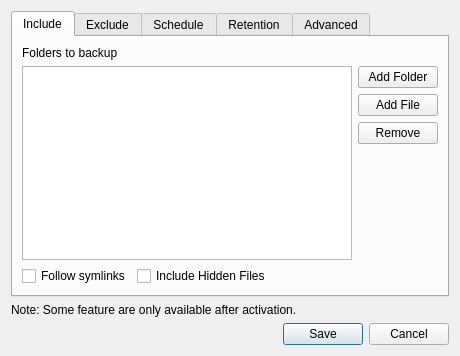
<?xml version="1.0" encoding="UTF-8"?>
<ui version="4.0">
 <class>BackupSettingsDialog</class>
 <widget class="QDialog" name="BackupSettingsDialog">
  <property name="geometry">
   <rect>
    <x>0</x>
    <y>0</y>
    <width>460</width>
    <height>356</height>
   </rect>
  </property>
  <property name="windowTitle">
   <string>Backup Settings</string>
  </property>
  <layout class="QVBoxLayout" name="verticalLayout">
   <item>
    <widget class="QTabWidget" name="tabWidget">
     <property name="currentIndex">
      <number>0</number>
     </property>
     <widget class="QWidget" name="tabWidgetPage1">
      <attribute name="title">
       <string>Include</string>
      </attribute>
      <layout class="QVBoxLayout" name="verticalLayout_2">
       <item>
        <layout class="QHBoxLayout" name="horizontalLayout">
         <item>
          <widget class="QLabel" name="label">
           <property name="text">
            <string>Folders to backup</string>
           </property>
          </widget>
         </item>
        </layout>
       </item>
       <item>
        <layout class="QHBoxLayout" name="horizontalLayout_5">
         <item>
          <widget class="QListWidget" name="paths_list_widget"/>
         </item>
         <item>
          <layout class="QVBoxLayout" name="verticalLayout_7">
           <item>
            <widget class="QPushButton" name="add_button">
             <property name="text">
              <string>Add Folder</string>
             </property>
            </widget>
           </item>
           <item>
            <widget class="QPushButton" name="add_file_button">
             <property name="text">
              <string>Add File</string>
             </property>
            </widget>
           </item>
           <item>
            <widget class="QPushButton" name="remove_button">
             <property name="text">
              <string>Remove</string>
             </property>
            </widget>
           </item>
           <item>
            <spacer name="verticalSpacer_3">
             <property name="orientation">
              <enum>Qt::Vertical</enum>
             </property>
             <property name="sizeHint" stdset="0">
              <size>
               <width>20</width>
               <height>40</height>
              </size>
             </property>
            </spacer>
           </item>
          </layout>
         </item>
        </layout>
       </item>
       <item>
        <layout class="QHBoxLayout" name="horizontalLayout_17">
         <item>
          <widget class="QCheckBox" name="follow_symlinks_checkbox">
           <property name="text">
            <string>Follow symlinks</string>
           </property>
          </widget>
         </item>
         <item>
          <widget class="QCheckBox" name="include_hidden_checkbox">
           <property name="text">
            <string>Include Hidden Files</string>
           </property>
          </widget>
         </item>
         <item>
          <spacer name="horizontalSpacer_2">
           <property name="orientation">
            <enum>Qt::Horizontal</enum>
           </property>
           <property name="sizeHint" stdset="0">
            <size>
             <width>40</width>
             <height>20</height>
            </size>
           </property>
          </spacer>
         </item>
        </layout>
       </item>
      </layout>
     </widget>
     <widget class="QWidget" name="tabWidgetPage2">
      <attribute name="title">
       <string>Exclude</string>
      </attribute>
      <layout class="QVBoxLayout" name="verticalLayout_3">
       <item>
        <layout class="QHBoxLayout" name="horizontalLayout_4">
         <item>
          <widget class="QLabel" name="label_4">
           <property name="text">
            <string>Exclude Rules</string>
           </property>
          </widget>
         </item>
        </layout>
       </item>
       <item>
        <layout class="QHBoxLayout" name="horizontalLayout_9">
         <item>
          <widget class="QListWidget" name="exclude_rules_list_widget"/>
         </item>
         <item>
          <layout class="QVBoxLayout" name="verticalLayout_9">
           <item>
            <widget class="QPushButton" name="add_exclude_rule">
             <property name="text">
              <string>Add</string>
             </property>
            </widget>
           </item>
           <item>
            <widget class="QPushButton" name="remove_exclude_rule">
             <property name="text">
              <string>Remove</string>
             </property>
            </widget>
           </item>
           <item>
            <spacer name="verticalSpacer_4">
             <property name="orientation">
              <enum>Qt::Vertical</enum>
             </property>
             <property name="sizeHint" stdset="0">
              <size>
               <width>20</width>
               <height>40</height>
              </size>
             </property>
            </spacer>
           </item>
          </layout>
         </item>
        </layout>
       </item>
      </layout>
     </widget>
     <widget class="QWidget" name="tabWidgetPage3">
      <attribute name="title">
       <string>Schedule</string>
      </attribute>
      <layout class="QVBoxLayout" name="verticalLayout_4">
       <item>
        <layout class="QHBoxLayout" name="horizontalLayout_2">
         <item>
          <widget class="QRadioButton" name="manual_radio_button">
           <property name="minimumSize">
            <size>
             <width>0</width>
             <height>0</height>
            </size>
           </property>
           <property name="maximumSize">
            <size>
             <width>16777215</width>
             <height>16777215</height>
            </size>
           </property>
           <property name="text">
            <string>Backup manually</string>
           </property>
           <property name="checked">
            <bool>true</bool>
           </property>
          </widget>
         </item>
        </layout>
       </item>
       <item>
        <layout class="QHBoxLayout" name="horizontalLayout_3">
         <item>
          <widget class="QRadioButton" name="backup_every_radio_button">
           <property name="text">
            <string>Backup every</string>
           </property>
          </widget>
         </item>
         <item>
          <widget class="QSpinBox" name="hourly_spinbox">
           <property name="minimum">
            <number>1</number>
           </property>
           <property name="maximum">
            <number>99</number>
           </property>
          </widget>
         </item>
         <item>
          <widget class="QLabel" name="label_2">
           <property name="text">
            <string>hours at</string>
           </property>
          </widget>
         </item>
         <item>
          <widget class="QSpinBox" name="mins_spinbox">
           <property name="maximum">
            <number>59</number>
           </property>
          </widget>
         </item>
         <item>
          <widget class="QLabel" name="label_3">
           <property name="text">
            <string>mins past the hour</string>
           </property>
          </widget>
         </item>
         <item>
          <spacer name="horizontalSpacer">
           <property name="orientation">
            <enum>Qt::Horizontal</enum>
           </property>
           <property name="sizeHint" stdset="0">
            <size>
             <width>40</width>
             <height>20</height>
            </size>
           </property>
          </spacer>
         </item>
        </layout>
       </item>
       <item>
        <layout class="QHBoxLayout" name="horizontalLayout_10">
         <item>
          <widget class="QRadioButton" name="daily_radio_button">
           <property name="minimumSize">
            <size>
             <width>0</width>
             <height>0</height>
            </size>
           </property>
           <property name="maximumSize">
            <size>
             <width>16777215</width>
             <height>16777215</height>
            </size>
           </property>
           <property name="text">
            <string>Backup daily at</string>
           </property>
          </widget>
         </item>
         <item>
          <widget class="QTimeEdit" name="schedule_time_edit"/>
         </item>
         <item>
          <spacer name="horizontalSpacer_5">
           <property name="orientation">
            <enum>Qt::Horizontal</enum>
           </property>
           <property name="sizeHint" stdset="0">
            <size>
             <width>40</width>
             <height>20</height>
            </size>
           </property>
          </spacer>
         </item>
        </layout>
       </item>
       <item>
        <layout class="QHBoxLayout" name="horizontalLayout_6">
         <item>
          <widget class="QCheckBox" name="mon_checkbox">
           <property name="text">
            <string>Mon</string>
           </property>
           <property name="checked">
            <bool>false</bool>
           </property>
          </widget>
         </item>
         <item>
          <widget class="QCheckBox" name="tue_checkbox">
           <property name="text">
            <string>Tue</string>
           </property>
           <property name="checked">
            <bool>false</bool>
           </property>
          </widget>
         </item>
         <item>
          <widget class="QCheckBox" name="wed_checkbox">
           <property name="text">
            <string>Wed</string>
           </property>
           <property name="checked">
            <bool>false</bool>
           </property>
          </widget>
         </item>
         <item>
          <widget class="QCheckBox" name="thu_checkbox">
           <property name="text">
            <string>Thu</string>
           </property>
           <property name="checked">
            <bool>false</bool>
           </property>
          </widget>
         </item>
         <item>
          <widget class="QCheckBox" name="fri_checkbox">
           <property name="text">
            <string>Fri</string>
           </property>
           <property name="checked">
            <bool>false</bool>
           </property>
          </widget>
         </item>
         <item>
          <widget class="QCheckBox" name="sat_checkbox">
           <property name="text">
            <string>Sat</string>
           </property>
           <property name="checked">
            <bool>false</bool>
           </property>
          </widget>
         </item>
         <item>
          <widget class="QCheckBox" name="sun_checkbox">
           <property name="text">
            <string>Sun</string>
           </property>
           <property name="checked">
            <bool>false</bool>
           </property>
          </widget>
         </item>
         <item>
          <spacer name="horizontalSpacer_6">
           <property name="orientation">
            <enum>Qt::Horizontal</enum>
           </property>
           <property name="sizeHint" stdset="0">
            <size>
             <width>40</width>
             <height>20</height>
            </size>
           </property>
          </spacer>
         </item>
        </layout>
       </item>
       <item>
        <spacer name="verticalSpacer">
         <property name="orientation">
          <enum>Qt::Vertical</enum>
         </property>
         <property name="sizeHint" stdset="0">
          <size>
           <width>20</width>
           <height>40</height>
          </size>
         </property>
        </spacer>
       </item>
      </layout>
     </widget>
     <widget class="QWidget" name="tabWidgetPage4">
      <attribute name="title">
       <string>Retention</string>
      </attribute>
      <layout class="QVBoxLayout" name="verticalLayout_5">
       <item>
        <widget class="QRadioButton" name="forever_radio_button">
         <property name="minimumSize">
          <size>
           <width>0</width>
           <height>0</height>
          </size>
         </property>
         <property name="maximumSize">
          <size>
           <width>16777215</width>
           <height>16777215</height>
          </size>
         </property>
         <property name="text">
          <string>Retain forever</string>
         </property>
         <property name="checked">
          <bool>true</bool>
         </property>
        </widget>
       </item>
       <item>
        <layout class="QHBoxLayout" name="horizontalLayout_11">
         <item>
          <widget class="QRadioButton" name="keep_last_radio_button">
           <property name="minimumSize">
            <size>
             <width>0</width>
             <height>0</height>
            </size>
           </property>
           <property name="maximumSize">
            <size>
             <width>16777215</width>
             <height>16777215</height>
            </size>
           </property>
           <property name="toolTip">
            <string>&lt;html&gt;&lt;head/&gt;&lt;body&gt;&lt;p&gt;Delete previous versions that are older than the specified number of days.&lt;/p&gt;&lt;/body&gt;&lt;/html&gt;</string>
           </property>
           <property name="text">
            <string>Keep last (days): </string>
           </property>
          </widget>
         </item>
         <item>
          <widget class="QSpinBox" name="days_spin_box">
           <property name="maximum">
            <number>1000</number>
           </property>
          </widget>
         </item>
         <item>
          <spacer name="horizontalSpacer_7">
           <property name="orientation">
            <enum>Qt::Horizontal</enum>
           </property>
           <property name="sizeHint" stdset="0">
            <size>
             <width>40</width>
             <height>20</height>
            </size>
           </property>
          </spacer>
         </item>
        </layout>
       </item>
       <item>
        <spacer name="verticalSpacer_2">
         <property name="orientation">
          <enum>Qt::Vertical</enum>
         </property>
         <property name="sizeHint" stdset="0">
          <size>
           <width>20</width>
           <height>40</height>
          </size>
         </property>
        </spacer>
       </item>
      </layout>
     </widget>
     <widget class="QWidget" name="tabWidgetPage5">
      <attribute name="title">
       <string>Advanced</string>
      </attribute>
      <layout class="QVBoxLayout" name="verticalLayout_6">
       <item>
        <layout class="QHBoxLayout" name="horizontalLayout_7">
         <item>
          <widget class="QLabel" name="label_5">
           <property name="minimumSize">
            <size>
             <width>140</width>
             <height>0</height>
            </size>
           </property>
           <property name="maximumSize">
            <size>
             <width>140</width>
             <height>16777215</height>
            </size>
           </property>
           <property name="text">
            <string>Thread count: </string>
           </property>
          </widget>
         </item>
         <item>
          <widget class="QSpinBox" name="thread_count_spin_box">
           <property name="minimum">
            <number>1</number>
           </property>
           <property name="maximum">
            <number>999999999</number>
           </property>
          </widget>
         </item>
         <item>
          <widget class="QLabel" name="label_9">
           <property name="text">
            <string>Threads</string>
           </property>
          </widget>
         </item>
        </layout>
       </item>
       <item>
        <layout class="QHBoxLayout" name="horizontalLayout_14">
         <item>
          <widget class="QLabel" name="label_7">
           <property name="minimumSize">
            <size>
             <width>140</width>
             <height>0</height>
            </size>
           </property>
           <property name="maximumSize">
            <size>
             <width>140</width>
             <height>16777215</height>
            </size>
           </property>
           <property name="text">
            <string>Compression level:</string>
           </property>
          </widget>
         </item>
         <item>
          <widget class="QSpinBox" name="compression_level_spin_box">
           <property name="minimum">
            <number>-5</number>
           </property>
           <property name="maximum">
            <number>22</number>
           </property>
          </widget>
         </item>
         <item>
          <widget class="QLabel" name="label_11">
           <property name="text">
            <string>Zstandard level</string>
           </property>
          </widget>
         </item>
        </layout>
       </item>
       <item>
        <spacer name="verticalSpacer_5">
         <property name="orientation">
          <enum>Qt::Vertical</enum>
         </property>
         <property name="sizeHint" stdset="0">
          <size>
           <width>20</width>
           <height>40</height>
          </size>
         </property>
        </spacer>
       </item>
      </layout>
     </widget>
    </widget>
   </item>
   <item>
    <widget class="QLabel" name="activation_label">
     <property name="text">
      <string>Note: Some feature are only available after activation.</string>
     </property>
    </widget>
   </item>
   <item>
    <widget class="QDialogButtonBox" name="buttonBox">
     <property name="orientation">
      <enum>Qt::Horizontal</enum>
     </property>
     <property name="standardButtons">
      <set>QDialogButtonBox::Cancel|QDialogButtonBox::Save</set>
     </property>
    </widget>
   </item>
  </layout>
 </widget>
 <resources/>
 <connections>
  <connection>
   <sender>buttonBox</sender>
   <signal>accepted()</signal>
   <receiver>BackupSettingsDialog</receiver>
   <slot>accept()</slot>
   <hints>
    <hint type="sourcelabel">
     <x>248</x>
     <y>254</y>
    </hint>
    <hint type="destinationlabel">
     <x>157</x>
     <y>274</y>
    </hint>
   </hints>
  </connection>
  <connection>
   <sender>buttonBox</sender>
   <signal>rejected()</signal>
   <receiver>BackupSettingsDialog</receiver>
   <slot>reject()</slot>
   <hints>
    <hint type="sourcelabel">
     <x>316</x>
     <y>260</y>
    </hint>
    <hint type="destinationlabel">
     <x>286</x>
     <y>274</y>
    </hint>
   </hints>
  </connection>
 </connections>
</ui>
